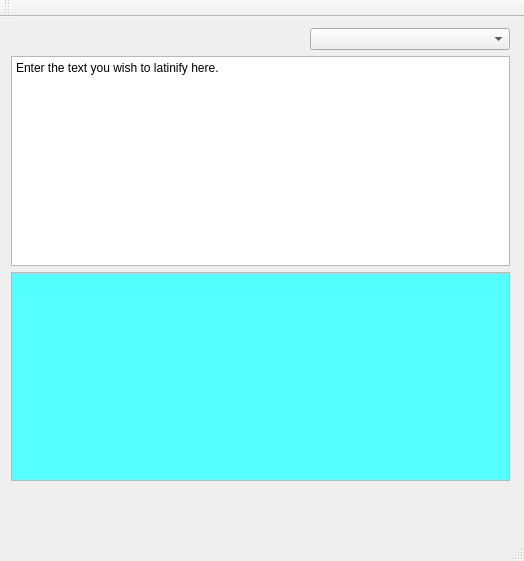
<ui version="4.0" >
 <class>MainWindow</class>
 <widget class="QMainWindow" name="MainWindow" >
  <property name="geometry" >
   <rect>
    <x>0</x>
    <y>0</y>
    <width>524</width>
    <height>561</height>
   </rect>
  </property>
  <property name="windowTitle" >
   <string>Latinify</string>
  </property>
  <widget class="QWidget" name="centralWidget" >
   <widget class="QWidget" name="" >
    <property name="geometry" >
     <rect>
      <x>0</x>
      <y>0</y>
      <width>521</width>
      <height>501</height>
     </rect>
    </property>
    <layout class="QGridLayout" name="gridLayout" >
     <item row="0" column="0" colspan="2" >
      <spacer name="horizontalSpacer" >
       <property name="orientation" >
        <enum>Qt::Horizontal</enum>
       </property>
       <property name="sizeHint" stdset="0" >
        <size>
         <width>168</width>
         <height>20</height>
        </size>
       </property>
      </spacer>
     </item>
     <item row="0" column="2" >
      <widget class="QComboBox" name="langSelect" >
       <property name="minimumSize" >
        <size>
         <width>200</width>
         <height>0</height>
        </size>
       </property>
      </widget>
     </item>
     <item row="1" column="0" colspan="3" >
      <widget class="QTextEdit" name="nativeText" >
       <property name="focusPolicy" >
        <enum>Qt::StrongFocus</enum>
       </property>
       <property name="documentTitle" >
        <string/>
       </property>
       <property name="html" >
        <string>&lt;!DOCTYPE HTML PUBLIC "-//W3C//DTD HTML 4.0//EN" "http://www.w3.org/TR/REC-html40/strict.dtd">
&lt;html>&lt;head>&lt;meta name="qrichtext" content="1" />&lt;style type="text/css">
p, li { white-space: pre-wrap; }
&lt;/style>&lt;/head>&lt;body style=" font-family:'Sans Serif'; font-size:9pt; font-weight:400; font-style:normal;">
&lt;p style=" margin-top:0px; margin-bottom:0px; margin-left:0px; margin-right:0px; -qt-block-indent:0; text-indent:0px;">Enter the text you wish to latinify here.&lt;/p>&lt;/body>&lt;/html></string>
       </property>
      </widget>
     </item>
     <item row="2" column="0" colspan="3" >
      <widget class="QTextEdit" name="latinText" >
       <property name="palette" >
        <palette>
         <active>
          <colorrole role="Base" >
           <brush brushstyle="SolidPattern" >
            <color alpha="255" >
             <red>85</red>
             <green>255</green>
             <blue>255</blue>
            </color>
           </brush>
          </colorrole>
         </active>
         <inactive>
          <colorrole role="Base" >
           <brush brushstyle="SolidPattern" >
            <color alpha="255" >
             <red>85</red>
             <green>255</green>
             <blue>255</blue>
            </color>
           </brush>
          </colorrole>
         </inactive>
         <disabled>
          <colorrole role="Base" >
           <brush brushstyle="SolidPattern" >
            <color alpha="255" >
             <red>255</red>
             <green>255</green>
             <blue>255</blue>
            </color>
           </brush>
          </colorrole>
         </disabled>
        </palette>
       </property>
       <property name="autoFillBackground" >
        <bool>false</bool>
       </property>
       <property name="readOnly" >
        <bool>true</bool>
       </property>
      </widget>
     </item>
     <item row="3" column="0" >
      <spacer name="horizontalSpacer_2" >
       <property name="orientation" >
        <enum>Qt::Horizontal</enum>
       </property>
       <property name="sizeHint" stdset="0" >
        <size>
         <width>168</width>
         <height>20</height>
        </size>
       </property>
      </spacer>
     </item>
     <item row="3" column="1" colspan="2" >
      <widget class="QLabel" name="error" >
       <property name="minimumSize" >
        <size>
         <width>200</width>
         <height>0</height>
        </size>
       </property>
       <property name="text" >
        <string/>
       </property>
      </widget>
     </item>
    </layout>
   </widget>
  </widget>
  <widget class="QMenuBar" name="menuBar" >
   <property name="geometry" >
    <rect>
     <x>0</x>
     <y>0</y>
     <width>524</width>
     <height>26</height>
    </rect>
   </property>
  </widget>
  <widget class="QToolBar" name="mainToolBar" >
   <attribute name="toolBarArea" >
    <enum>TopToolBarArea</enum>
   </attribute>
   <attribute name="toolBarBreak" >
    <bool>false</bool>
   </attribute>
  </widget>
  <widget class="QStatusBar" name="statusBar" />
 </widget>
 <layoutdefault spacing="6" margin="11" />
 <resources/>
 <connections/>
</ui>
